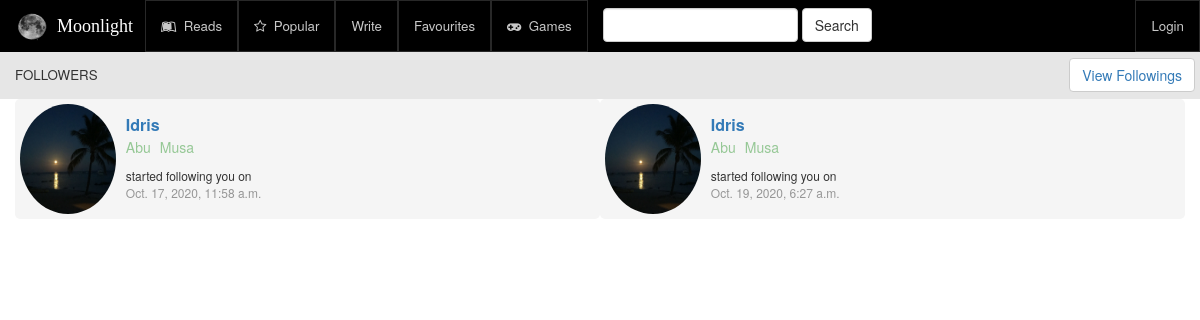
The page /followers/Idris on the database its author committed.
### writeups/models.py (models this page shows, shortened)
class Bio(models.Model):
    author = models.ForeignKey(User, on_delete=models.CASCADE)
    bio = models.TextField(null=True)
    school = models.CharField(max_length=250, null=True)
    age = models.IntegerField(null=True)
    quote = models.TextField(null=True)
    genre = models.CharField(max_length=250, null=True)
    mobile_no = models.CharField(max_length=250, null=True)
    photo = models.FileField(blank=True)

class Follow(models.Model):
    follower = models.ForeignKey(User, on_delete=models.CASCADE)
    follow = models.CharField(max_length=250, blank=False)
    time = models.DateTimeField(auto_now_add=True)

### writeups/views.py (the view)
# urls.py: path('followers/<username>', views.Follower.as_view(), name='followers'),
class Follower(View):
    def get(self, request, username):
        authors = []
        follows = Follow.objects.filter(follow=username)
        for follow_obj in follows:
            user = User.objects.get(username=follow_obj.follow)
            bio = Bio.objects.get(author__username=follow_obj.follow)
            time = follow_obj.time
            each = {
                'bio': bio,
                'user': user,
                'time': time
            }
            authors.append(each)
        paginator = Paginator(authors, 30)
        page_no = request.GET.get('page')
        page = paginator.get_page(page_no)
        context = {
            'authors': page,
            'requested_user': username
        }
        return render(request, 'writeups/followers.html', context)

### writeups/templates/writeups/followers.html (shortened to what this page needs)
{% extends 'writeups/base_follow.html' %}
{% load static %}
{% block head_title %}
	FOLLOWERS
	<div class="right-side btn btn-default"> <a  href="{% url 'writeups:followings' requested_user %}"> View Followings </a></div>
{% endblock %}
{% block follow_text %}
	started following you on
{% endblock %}

### writeups/templates/writeups/base_follow.html (shortened to what this page needs)
{% extends 'writeups/base.html' %}
{% load static %}
{% block css %}
	 <link rel="stylesheet" type="text/css" href="{% static 'writeups/css/followings.css' %}"/>
{% endblock %}
{% block mainBody %}
{% if authors %}
	{% for author in authors %}
		<div class="body-body">
			<div class="each-author col-xs-12 col-sm-6 col-md-6 col-lg-6">
				<div class="col-xs-3 col-sm-3 col-md-2 col-lg-2 img-outer">
					<div class="img-cont">
						{% if author.bio.photo %}
							<img src='{{author.bio.photo.url}}' class="fol-img img-circle" />
						{% else %}
							<img src='{% static 'writeups/images/default.jpg' %}' class="fol-img img-circle" />
						{% endif %}
					</div>
				</div>
				<div class="col-xs-9 col-sm-9 col-md-10 col-lg-10 follow-detail">
					<a href="{% url 'writeups:dashboard' author.user.username %}"><div class='username'>{{author.user.username}}</div> </a>
					<div class='firstname'> {{author.user.first_name}} </div>
					<div class="lastname"> {{author.user.last_name}} </div>
					<div class="followed-text"> {% block follow_text %} {% endblock %}</div>
					<div class="followed-date"> {{author.time}}</div>
				</div>
			</div>
		</div>
	{% endfor %}
{% else %}
	<div class='alert alert-info'>
        {% block statement %}
        {% endblock statement %}
	</div>
{% endif %}
{% endblock %}

### writeups/static/writeups/css/base.css (style rules this page uses)
a { text-decoration: none; }

### writeups/static/writeups/css/followings.css (style rules this page uses)
a { text-decoration: none; }
.each-author { background-color: rgb(245, 245, 245); padding: 5px; border-radius: 5px }
.img-cont { width: 100%; height: 110px; padding: 0px; }
.img-outer { padding: 0px }
.fol-img { height: 100%; width: 100%; }
.username { font-size: 12pt; font-weight: bolder; }
.firstname, .lastname { display: inline-block; color: rgb(150, 200, 150) }
.lastname { margin-left: 5px; }
.followed-text { font-size: 9pt; margin-top: 10px; }
.followed-date { font-size: 9pt; color: rgb(150, 150, 150) }
.follow-detail { padding: 10px; }
.right-side { position: absolute; right: 5px; margin-top: -7px; }

### rows shown on the page
Bio: user.username "Idris", user.first_name "Abu", user.last_name "Musa", time "Oct. 17, 2020, 11:58 a.m.", time "Oct. 19, 2020, 6:27 a.m."
